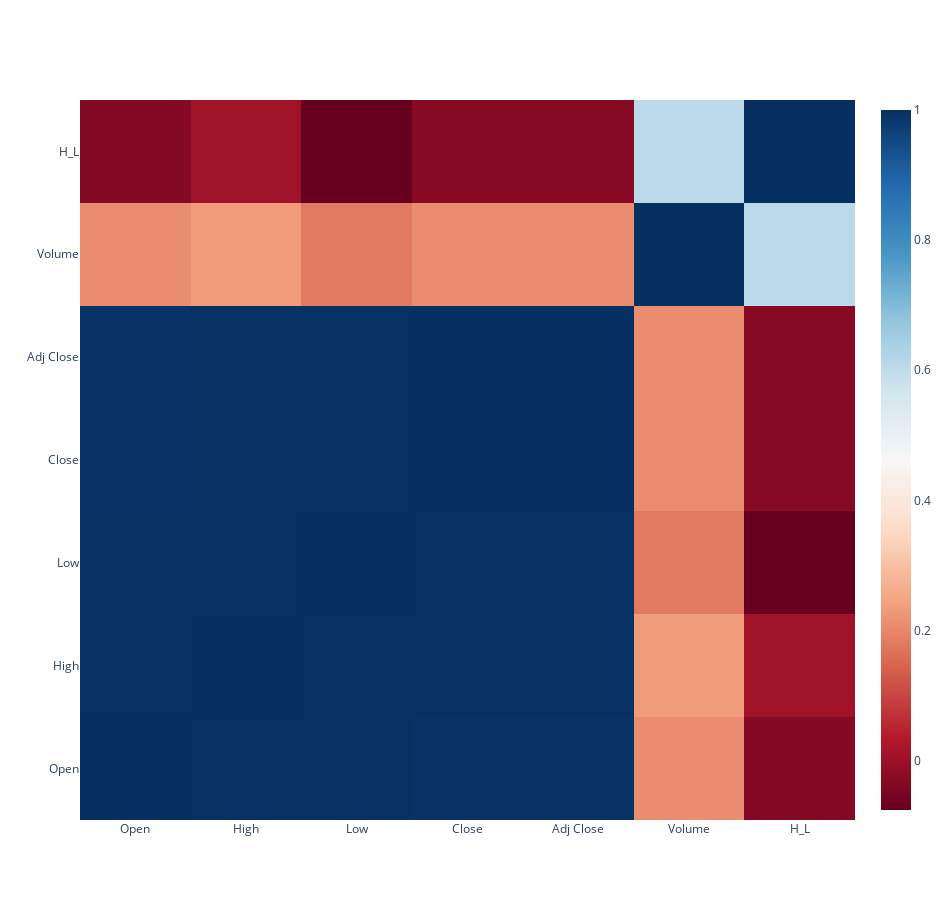

This figure's notebook cell:
### Code cell
# Compute and show relationships between varaibles

corrmat = df.corr()

fig = go.Figure(data = go.Heatmap( 
                    x = corrmat.columns,
                    y = corrmat.columns,
                    z = corrmat.values, 
                    colorscale = 'rdbu'))

# set figure dimensions
fig.update_layout(
autosize = False,
width = 950,
height = 900)

fig.update_yaxes(automargin = True)
fig.update_xaxes(automargin = True)
fig.show();

### Figure 1 — Plotly figure (JSON) as saved in the notebook; plotly's stock layout.template omitted (floating-point values rounded to 4 significant figures)
{"data": [{"colorscale": [[0, "rgb(103,0,31)"], [0.1, "rgb(178,24,43)"], [0.2, "rgb(214,96,77)"], [0.3, "rgb(244,165,130)"], [0.4, "rgb(253,219,199)"], [0.5, "rgb(247,247,247)"], [0.6, "rgb(209,229,240)"], [0.7, "rgb(146,197,222)"], [0.8, "rgb(67,147,195)"], [0.9, "rgb(33,102,172)"], [1, "rgb(5,48,97)"]], "type": "heatmap", "x": ["Open", "High", "Low", "Close", "Adj Close", "Volume", "H_L"], "y": ["Open", "High", "Low", "Close", "Adj Close", "Volume", "H_L"], "z": [[1, 0.9971, 0.9969, 0.9932, 0.9932, 0.2083, -0.03377], [0.9971, 1, 0.9965, 0.9974, 0.9974, 0.2326, 0.004903], [0.9969, 0.9965, 1, 0.997, 0.997, 0.1803, -0.07604], [0.9932, 0.9974, 0.997, 1, 1, 0.2077, -0.03179], [0.9932, 0.9974, 0.997, 1, 1, 0.2077, -0.03179], [0.2083, 0.2326, 0.1803, 0.2077, 0.2077, 1, 0.6088], [-0.03377, 0.004903, -0.07604, -0.03179, -0.03179, 0.6088, 1]]}], "layout": {"autosize": false, "height": 900, "width": 950, "xaxis": {"automargin": true}, "yaxis": {"automargin": true}}}
